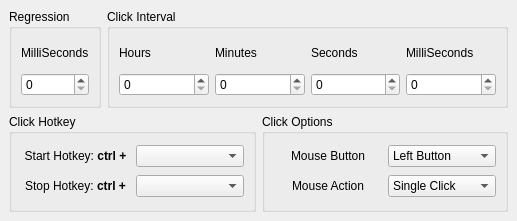
<?xml version="1.0" encoding="UTF-8"?>
<ui version="4.0">
 <class>MainWindow</class>
 <widget class="QMainWindow" name="MainWindow">
  <property name="geometry">
   <rect>
    <x>0</x>
    <y>0</y>
    <width>517</width>
    <height>221</height>
   </rect>
  </property>
  <property name="minimumSize">
   <size>
    <width>517</width>
    <height>221</height>
   </size>
  </property>
  <property name="maximumSize">
   <size>
    <width>517</width>
    <height>221</height>
   </size>
  </property>
  <property name="windowTitle">
   <string>Mouse Auto Clicker</string>
  </property>
  <property name="animated">
   <bool>true</bool>
  </property>
  <property name="tabShape">
   <enum>QTabWidget::Rounded</enum>
  </property>
  <property name="dockNestingEnabled">
   <bool>false</bool>
  </property>
  <widget class="QWidget" name="centralwidget">
   <property name="enabled">
    <bool>true</bool>
   </property>
   <property name="toolTipDuration">
    <number>-1</number>
   </property>
   <layout class="QVBoxLayout" name="verticalLayout">
    <item>
     <layout class="QGridLayout" name="gridLayout_7" columnstretch="0,1">
      <item row="0" column="1">
       <widget class="QGroupBox" name="groupBox_2">
        <property name="title">
         <string>Click Interval</string>
        </property>
        <layout class="QGridLayout" name="gridLayout_3">
         <item row="0" column="2">
          <widget class="QLabel" name="label_3">
           <property name="text">
            <string>Seconds</string>
           </property>
          </widget>
         </item>
         <item row="0" column="1">
          <widget class="QLabel" name="label_2">
           <property name="text">
            <string>Minutes</string>
           </property>
          </widget>
         </item>
         <item row="1" column="0">
          <widget class="QSpinBox" name="spinBox_interval_hours">
           <property name="prefix">
            <string/>
           </property>
           <property name="maximum">
            <number>24</number>
           </property>
          </widget>
         </item>
         <item row="0" column="0">
          <widget class="QLabel" name="label">
           <property name="text">
            <string>Hours</string>
           </property>
          </widget>
         </item>
         <item row="1" column="2">
          <widget class="QSpinBox" name="spinBox_interval_seconds">
           <property name="maximum">
            <number>60</number>
           </property>
          </widget>
         </item>
         <item row="1" column="1">
          <widget class="QSpinBox" name="spinBox_interval_minutes">
           <property name="maximum">
            <number>60</number>
           </property>
          </widget>
         </item>
         <item row="0" column="3">
          <widget class="QLabel" name="label_4">
           <property name="text">
            <string>MilliSeconds</string>
           </property>
          </widget>
         </item>
         <item row="1" column="3">
          <widget class="QSpinBox" name="spinBox_interval_millisecond">
           <property name="maximum">
            <number>999</number>
           </property>
          </widget>
         </item>
        </layout>
       </widget>
      </item>
      <item row="0" column="0">
       <widget class="QGroupBox" name="groupBox">
        <property name="title">
         <string>Regression</string>
        </property>
        <layout class="QGridLayout" name="gridLayout">
         <item row="1" column="0">
          <widget class="QSpinBox" name="spinBox_regression_millisecond">
           <property name="prefix">
            <string/>
           </property>
           <property name="maximum">
            <number>999</number>
           </property>
          </widget>
         </item>
         <item row="0" column="0">
          <widget class="QLabel" name="label_5">
           <property name="text">
            <string>MilliSeconds</string>
           </property>
          </widget>
         </item>
        </layout>
       </widget>
      </item>
     </layout>
    </item>
    <item>
     <layout class="QGridLayout" name="gridLayout_2">
      <item row="0" column="0">
       <widget class="QGroupBox" name="groupBox_3">
        <property name="title">
         <string>Click Hotkey</string>
        </property>
        <layout class="QGridLayout" name="gridLayout_4">
         <item row="1" column="0">
          <widget class="QLabel" name="label_7">
           <property name="text">
            <string>&lt;html&gt;&lt;head/&gt;&lt;body&gt;&lt;p align=&quot;center&quot;&gt;Stop Hotkey: &lt;span style=&quot; font-weight:600;&quot;&gt;ctrl +&lt;/span&gt;&lt;/p&gt;&lt;/body&gt;&lt;/html&gt;</string>
           </property>
          </widget>
         </item>
         <item row="0" column="0">
          <widget class="QLabel" name="label_6">
           <property name="text">
            <string>&lt;html&gt;&lt;head/&gt;&lt;body&gt;&lt;p align=&quot;center&quot;&gt;Start Hotkey:&lt;span style=&quot; font-weight:600;&quot;&gt; ctrl +&lt;/span&gt;&lt;/p&gt;&lt;/body&gt;&lt;/html&gt;</string>
           </property>
          </widget>
         </item>
         <item row="0" column="1">
          <widget class="QComboBox" name="comboBox_start"/>
         </item>
         <item row="1" column="1">
          <widget class="QComboBox" name="comboBox_stop"/>
         </item>
        </layout>
       </widget>
      </item>
      <item row="0" column="1">
       <widget class="QGroupBox" name="groupBox_4">
        <property name="title">
         <string>Click Options</string>
        </property>
        <layout class="QGridLayout" name="gridLayout_5">
         <item row="0" column="1">
          <widget class="QComboBox" name="comboBox_option_mouse_button">
           <item>
            <property name="text">
             <string>Left Button</string>
            </property>
           </item>
           <item>
            <property name="text">
             <string>Right Button</string>
            </property>
           </item>
          </widget>
         </item>
         <item row="0" column="0">
          <widget class="QLabel" name="label_9">
           <property name="text">
            <string>&lt;html&gt;&lt;head/&gt;&lt;body&gt;&lt;p align=&quot;center&quot;&gt;Mouse Button&lt;/p&gt;&lt;/body&gt;&lt;/html&gt;</string>
           </property>
          </widget>
         </item>
         <item row="1" column="0">
          <widget class="QLabel" name="label_8">
           <property name="text">
            <string>&lt;html&gt;&lt;head/&gt;&lt;body&gt;&lt;p align=&quot;center&quot;&gt;Mouse Action&lt;/p&gt;&lt;/body&gt;&lt;/html&gt;</string>
           </property>
          </widget>
         </item>
         <item row="1" column="1">
          <widget class="QComboBox" name="comboBox_option_mouse_action">
           <item>
            <property name="text">
             <string>Single Click</string>
            </property>
           </item>
           <item>
            <property name="text">
             <string>Duble Click</string>
            </property>
           </item>
          </widget>
         </item>
        </layout>
       </widget>
      </item>
     </layout>
    </item>
   </layout>
  </widget>
  <action name="actionssdf">
   <property name="text">
    <string>ssdf</string>
   </property>
  </action>
  <action name="actionsadas">
   <property name="text">
    <string>sadas</string>
   </property>
  </action>
  <action name="actionsaddsa">
   <property name="text">
    <string>saddsa</string>
   </property>
  </action>
  <action name="actionsadsdas">
   <property name="text">
    <string>sadsdas</string>
   </property>
  </action>
 </widget>
 <resources/>
 <connections/>
</ui>
